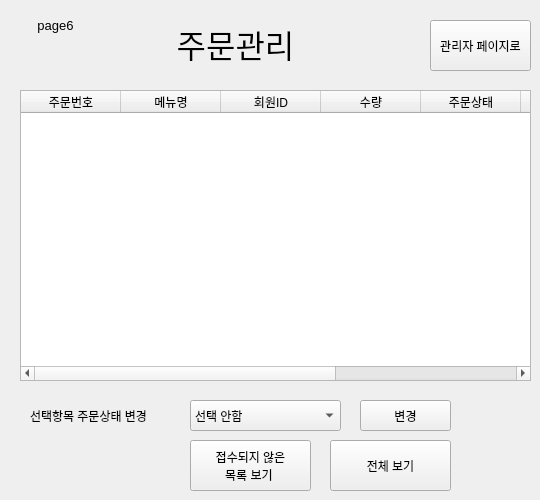
   <widget class="QWidget" name="page_7">
    <widget class="QLabel" name="page6">
     <property name="geometry">
      <rect>
       <x>20</x>
       <y>10</y>
       <width>71</width>
       <height>31</height>
      </rect>
     </property>
     <property name="text">
      <string>&lt;html&gt;&lt;head/&gt;&lt;body&gt;&lt;p align=&quot;center&quot;&gt;&lt;span style=&quot; font-size:10pt;&quot;&gt;page6&lt;/span&gt;&lt;/p&gt;&lt;/body&gt;&lt;/html&gt;</string>
     </property>
    </widget>
    <widget class="QLabel" name="order_manage_label">
     <property name="geometry">
      <rect>
       <x>120</x>
       <y>20</y>
       <width>231</width>
       <height>41</height>
      </rect>
     </property>
     <property name="text">
      <string>&lt;html&gt;&lt;head/&gt;&lt;body&gt;&lt;p align=&quot;center&quot;&gt;&lt;span style=&quot; font-size:24pt;&quot;&gt;주문관리&lt;/span&gt;&lt;/p&gt;&lt;/body&gt;&lt;/html&gt;</string>
     </property>
    </widget>
    <widget class="QTableWidget" name="order_tableWidget">
     <property name="geometry">
      <rect>
       <x>20</x>
       <y>90</y>
       <width>511</width>
       <height>291</height>
      </rect>
     </property>
     <property name="editTriggers">
      <set>QAbstractItemView::NoEditTriggers</set>
     </property>
     <property name="selectionBehavior">
      <enum>QAbstractItemView::SelectRows</enum>
     </property>
     <attribute name="horizontalHeaderCascadingSectionResizes">
      <bool>true</bool>
     </attribute>
     <attribute name="horizontalHeaderStretchLastSection">
      <bool>true</bool>
     </attribute>
     <column>
      <property name="text">
       <string>주문번호</string>
      </property>
     </column>
     <column>
      <property name="text">
       <string>메뉴명</string>
      </property>
     </column>
     <column>
      <property name="text">
       <string>회원ID</string>
      </property>
     </column>
     <column>
      <property name="text">
       <string>수량</string>
      </property>
     </column>
     <column>
      <property name="text">
       <string>주문상태</string>
      </property>
     </column>
     <column>
      <property name="text">
       <string>취소 여부</string>
      </property>
     </column>
     <column>
      <property name="text">
       <string>메뉴코드</string>
      </property>
     </column>
     <column>
      <property name="text">
       <string>날짜</string>
      </property>
     </column>
    </widget>
    <widget class="QLabel" name="order_status_change_label">
     <property name="geometry">
      <rect>
       <x>30</x>
       <y>400</y>
       <width>141</width>
       <height>31</height>
      </rect>
     </property>
     <property name="text">
      <string>선택항목 주문상태 변경</string>
     </property>
    </widget>
    <widget class="QPushButton" name="admin_page_btn_6">
     <property name="geometry">
      <rect>
       <x>430</x>
       <y>20</y>
       <width>101</width>
       <height>51</height>
      </rect>
     </property>
     <property name="text">
      <string>관리자 페이지로</string>
     </property>
    </widget>
    <widget class="QComboBox" name="order_status_change_cb">
     <property name="geometry">
      <rect>
       <x>190</x>
       <y>400</y>
       <width>151</width>
       <height>31</height>
      </rect>
     </property>
     <item>
      <property name="text">
       <string>선택 안함</string>
      </property>
     </item>
     <item>
      <property name="text">
       <string>주문</string>
      </property>
     </item>
     <item>
      <property name="text">
       <string>접수</string>
      </property>
     </item>
     <item>
      <property name="text">
       <string>완료</string>
      </property>
     </item>
    </widget>
    <widget class="QPushButton" name="see_not_receive_btn">
     <property name="geometry">
      <rect>
       <x>190</x>
       <y>440</y>
       <width>121</width>
       <height>51</height>
      </rect>
     </property>
     <property name="text">
      <string>접수되지 않은 
목록 보기 </string>
     </property>
    </widget>
    <widget class="QPushButton" name="renew_order_manage_btn">
     <property name="geometry">
      <rect>
       <x>330</x>
       <y>440</y>
       <width>121</width>
       <height>51</height>
      </rect>
     </property>
     <property name="text">
      <string>전체 보기</string>
     </property>
    </widget>
    <widget class="QPushButton" name="order_status_change_btn">
     <property name="geometry">
      <rect>
       <x>360</x>
       <y>400</y>
       <width>91</width>
       <height>31</height>
      </rect>
     </property>
     <property name="text">
      <string>변경</string>
     </property>
    </widget>
   </widget>
